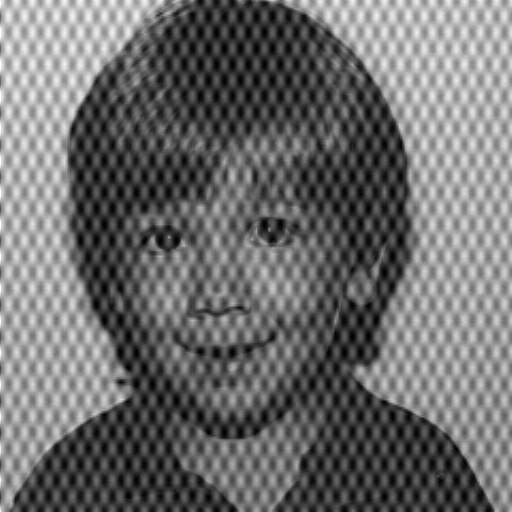
#> input picture DatasetImages/boy_noisy.pgm, 512 x 512 px, found by its file name
$ python Question1C.py
#> lines starting #> are read from the running program, lines starting #| are printed output that depends on the picture; after the words box and inside, x2 and y2 are one past the last pixel; in counts of white or black regions, pixels touching at a corner belong together
#!/usr/bin/env python
# coding: utf-8

# In[1]:


#import all the libraries here
from PIL import Image # library for importing Image
import numpy as np    # library for math operations
import matplotlib.pyplot as plt # library for displaying the image
import cv2


# In[2]:


# define function to import image

def importImage(imagePath):

    """ this function takes in the image path as input and returns the image in array format """
    image = Image.open(imagePath)
#> image is the input picture: PIL image 512x512 L; min 0, max 255, mean 109.4
    image = np.array(image) # convert opened Image to numpy array
    return image  # returns the numpy array of image


# In[3]:


def padding(image):
    M, N = image.shape
#> M = 512; N = 512
    P = next_power_of_2(2 * M)
#> P = 1024
    Q = next_power_of_2(2 * N)
#> Q = 1024

    # Pad the image to the desired size
    padded_image = np.zeros((P, Q), dtype=image.dtype)
    padded_image[:M, :N] = image
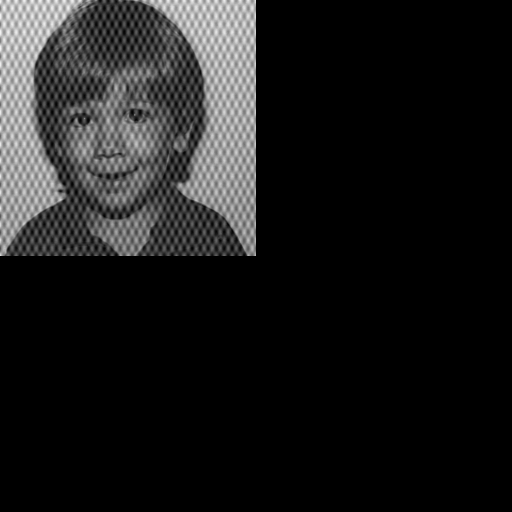
#> padded_image: shape (1024, 1024) (shown at 1/2 size); min 0, max 255, mean 27.4

    # Multiply by (-1)^(x + y) to center the spectrum
    x = np.arange(P)
#> x = 1024 values from 0 to 1023
    y = np.arange(Q)
#> y = 1024 values from 0 to 1023
    x, y = np.meshgrid(x, y)
    centering_multiplier = (-1) ** (x + y)
    centered_image = padded_image * centering_multiplier
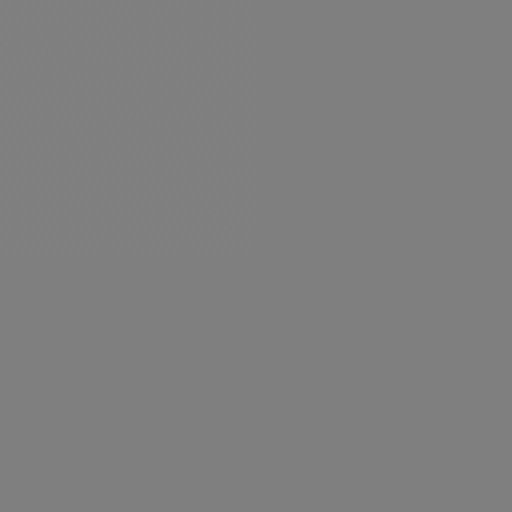
#> centered_image: shape (1024, 1024) int64 (shown at 1/2 size); min -255, max 255, mean 0; drawn with min black and max white

    return centered_image


# In[4]:


def next_power_of_2(x):
    """
    Find the next power of 2 greater than or equal to x.
    """
    return 1 << (x - 1).bit_length()


# In[5]:


# Define a function to compute the 1D DFT
def compute_1d_dft(signal, arg2):
    N = len(signal)
    n = np.arange(N)
    k = n.reshape((N, 1))
    if arg2 == "F":
        e = np.exp(-2j * np.pi * k * n / N)
        return np.dot(e, signal)
    elif arg2 == "I":
        e = np.exp(-2j * np.pi * k * n / N)
        return np.dot(e, signal)


# In[6]:


def computeDFT(image):
    # Compute the 1D DFT along rows using broadcasting
    dft_rows = np.apply_along_axis(compute_1d_dft, axis=1, arr=image, arg2="F")
    # Compute the 1D DFT along columns using broadcasting
    dft_image = np.apply_along_axis(compute_1d_dft, axis=0, arr=dft_rows, arg2="F")
    return dft_image

def computeIDFT(G_uv):
    # Compute the 1D DFT along rows using broadcasting
    dft_rows = np.apply_along_axis(compute_1d_dft, axis=1, arr=image, arg2="I")
    # Compute the 1D DFT along columns using broadcasting
    dft_image = np.apply_along_axis(compute_1d_dft, axis=0, arr=dft_rows, arg2="I")
    return dft_image


# In[8]:


def filterButterworthBandreject(P, Q):
    # Create a meshgrid for u and v
    u, v = np.meshgrid(np.fft.fftfreq(Q), np.fft.fftfreq(P))
    # Set the frequency range for the band-reject filter (you can adjust these values)
    low_freq_cutoff = 0.05
    high_freq_cutoff = 0.2

    # Create the band-reject filter function
    band_reject_filter_function = np.ones((P, Q), dtype=np.float64)
    band_reject_filter_function[(u**2 + v**2 >= low_freq_cutoff**2) & (u**2 + v**2 <= high_freq_cutoff**2)] = 0

    # Create H(u, v) with center at (P/2, Q/2)
    center_u, center_v = P // 2, Q // 2
    H_uv = np.roll(band_reject_filter_function, shift=(center_u, center_v), axis=(0, 1))
    H_uv = 1 - H_uv
    return H_uv


# In[9]:


def complex_multiply(a, b):
    return a.real * b.real - a.imag * b.imag + 1j * (a.real * b.imag + a.imag * b.real)


# In[10]:


imagePath = '/home/pratik/courses/674/program/database/pgm/boy_noisy.pgm'
image = importImage(imagePath)
# Assuming 'image' is a grayscale image, convert it to a 2D array
if len(image.shape) == 3:
    image = np.mean(image, axis=-1)

# Pad the image to the desired size
paddedImage = padding(image)
# f_transform = computeDFT(paddedImage)
f_transform = np.fft.fft2(paddedImage)
# Set the size of the filter
P, Q = 1024, 1024

# Generate Butterworth band-reject frequency response
H_bandreject = filterButterworthBandreject(P, Q)
G_uv_shifted = complex_multiply(H_bandreject,f_transform)
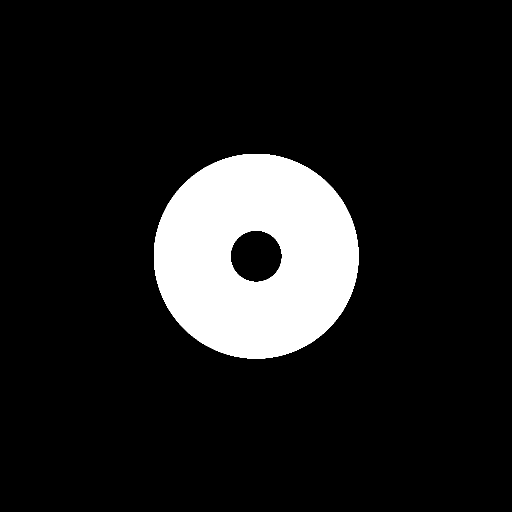
#> H_bandreject: shape (1024, 1024) float64 (shown at 1/2 size); values 0 (black) and 1 (white), 11.8% white; 1 white region, box (x1, y1, x2, y2) and area: (308, 308, 717, 717) 123508


gp_spatial = np.fft.ifft2(np.fft.ifftshift(G_uv_shifted)).real
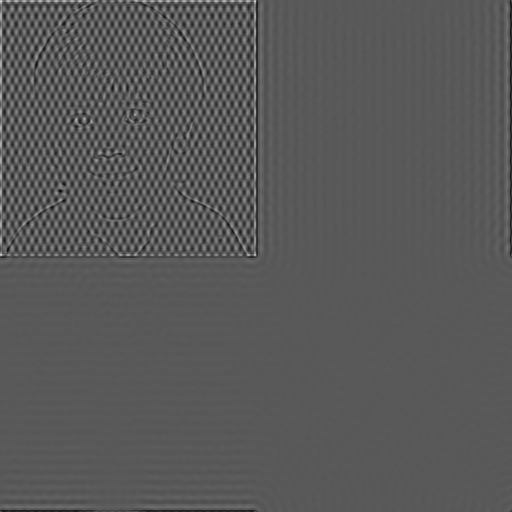
#> gp_spatial: shape (1024, 1024) float64 (shown at 1/2 size); min -87.61, max 162.9, mean 0; drawn with min black and max white
gp_spatial = np.uint8(gp_spatial)
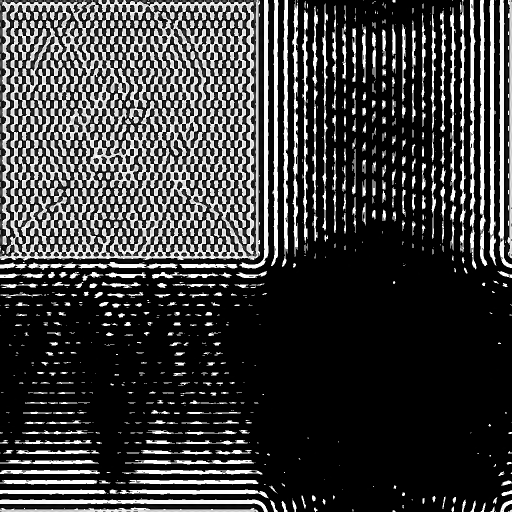
#> gp_spatial: shape (1024, 1024) (shown at 1/2 size); min 0, max 255, mean 58


# Display the original image
plt.subplot(121), plt.imshow(image, cmap='gray')
plt.title('Original Image'), plt.xticks([]), plt.yticks([])

# Display the filtered image
plt.subplot(122), plt.imshow(gp_spatial, cmap='gray')
plt.title('Filtered Image (g_p(x, y))'), plt.xticks([]), plt.yticks([])

M, N = image.shape
#> M = 512; N = 512
# Extract the M x N region from the top-left quadrant of gp(x, y) to undo padding
g_filtered = gp_spatial[:M, :N]
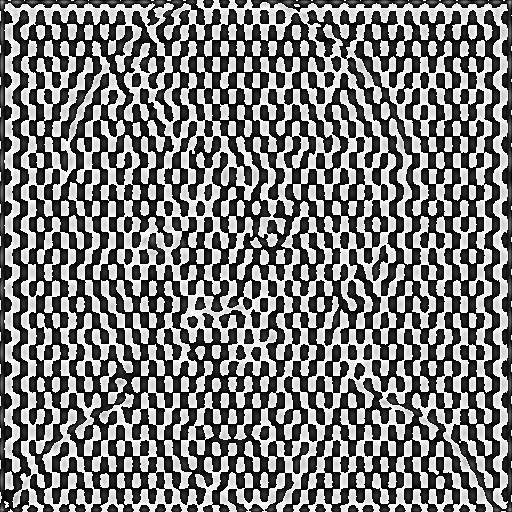
#> g_filtered: shape (512, 512); min 0, max 255, mean 122.5

# Display the final filtered result
plt.imshow(g_filtered, cmap='gray')
plt.title('Noise Pattern'), plt.xticks([]), plt.yticks([])
plt.show()


# In[ ]:
